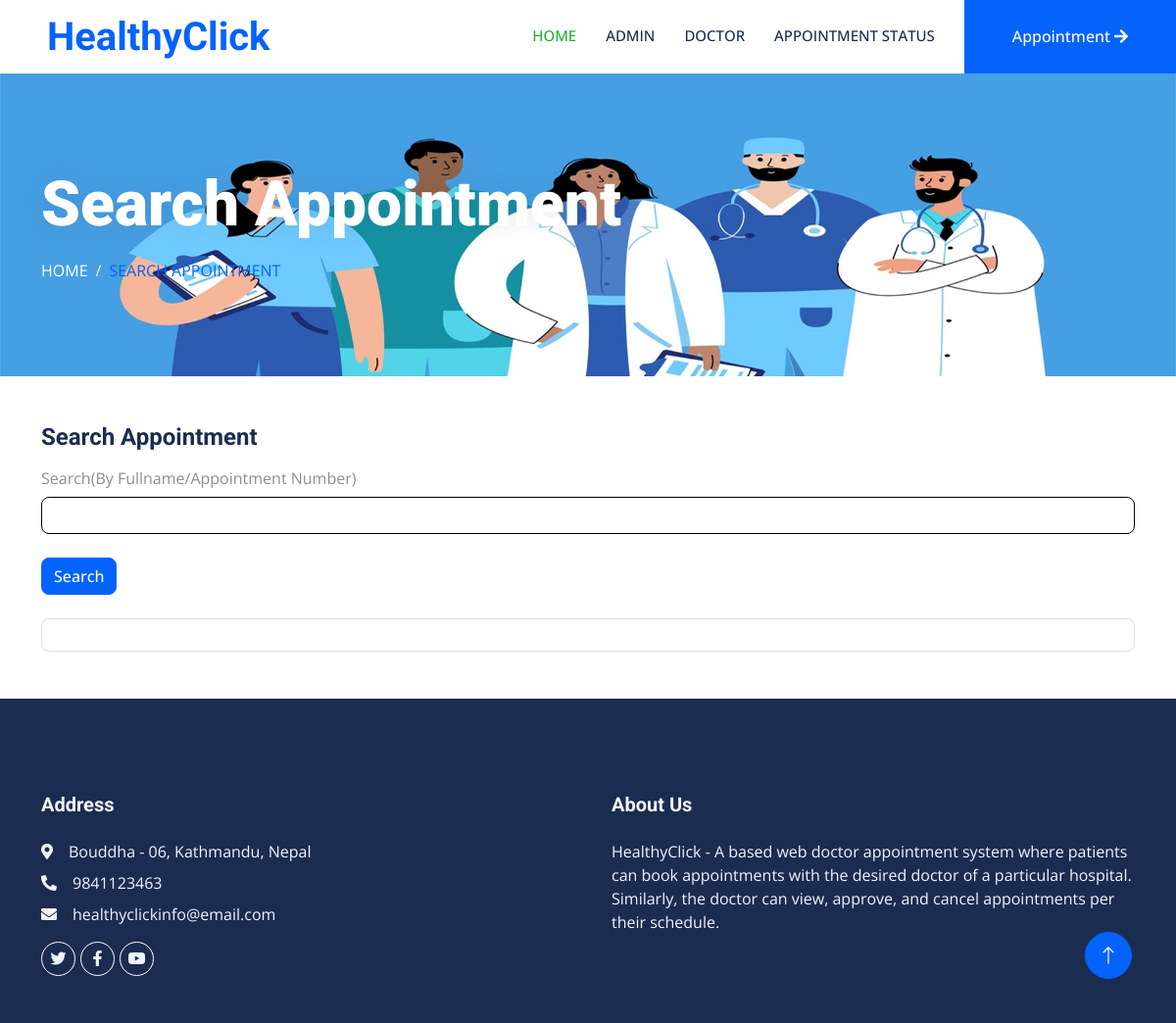
The app's page /User_SearchAppointment with its own data.
### dasapp/models.py (models this page shows, shortened)
class Page(models.Model):
    pagetitle = models.CharField(max_length=250)
    address = models.CharField(max_length=250)
    aboutus = models.TextField()
    email = models.EmailField(max_length=200)
    mobilenumber = models.IntegerField(default=0)
    created_at = models.DateTimeField(auto_now_add=True)
    updated_at = models.DateTimeField(auto_now=True)

### docappsystem/userviews.py (the view)
def User_Search_Appointments(request):
    page = Page.objects.all()
    if request.method == "GET":
        query = request.GET.get('query', '')
        if query:
            patient = Appointment.objects.filter(fullname__icontains=query) | Appointment.objects.filter(appointmentnumber__icontains=query)
            messages.info(request, "Search against " + query)
            context = {'patient': patient, 'query': query, 'page': page}
            return render(request, 'search-appointment.html', context)
        else:
            print("No Record Found")
            context = {'page': page}
            return render(request, 'search-appointment.html', context)
    context = {'page': page}
    return render(request, 'search-appointment.html', context)

### templates/search-appointment.html (shortened to what this page needs)
{% extends 'userbase.html' %}
{% load static %}
{% block content %}
<div class="container-fluid page-header py-5 mb-5 wow fadeIn" data-wow-delay="0.1s">
    <div class="container py-5">
        <h1 class="display-3 text-white mb-3 animated slideInDown">Search Appointment</h1>
        <nav aria-label="breadcrumb animated slideInDown">
            <ol class="breadcrumb text-uppercase mb-0">
                <li class="breadcrumb-item"><a class="text-white" href="{% url 'index' %}">Home</a></li>
                <li class="breadcrumb-item text-primary active" aria-current="page">Search Appointment</li>
            </ol>
        </nav>
    </div>
</div>
<div class="container-xxl py-12">
    <div class="container">
        <div class="row">
            <div class="col-sm-12">
                <div class="card-block">
                    <h4 class="sub-title">Search Appointment </h4>
                    <form  method="GET">
                        <div class="form-group row">
                            <label class="col-sm-12 col-form-label">Search(By Fullname/Appointment Number)</label>
                            <br>
                            <div class="col-sm-12">
                                <input type="text" id="query" name="query" class="form-control" style="border: solid #000 1px;" required="">
                            </div>
                        </div>
                    <br>
                        <button type="submit" class="btn btn-primary btn-user btn-block">Search</button>
                                </form>
                                </div>
                                <br>
            <div class="card card-table">
            <div class="card-body">
            </div>
            </div>
            </div>
            </div>
    </div>
</div>
{% endblock %}

### templates/userincludes/footer.html
{% load static %}
<div class="container-fluid bg-dark text-light footer mt-5 pt-5 wow fadeIn" data-wow-delay="0.1s">
    <div class="container py-5">
        <div class="row g-5">
            <div class="col-lg-6 col-md-6">
                <h5 class="text-light mb-4">Address</h5>
                {% for i in page %}
                <p class="mb-2"><i class="fa fa-map-marker-alt me-3"></i>{{i.address}}</p>
                <p class="mb-2"><i class="fa fa-phone-alt me-3"></i>{{i.mobilenumber}}</p>
                <p class="mb-2"><i class="fa fa-envelope me-3"></i>{{i.email}}</p>{% endfor %}
                <div class="d-flex pt-2">
                    <a class="btn btn-outline-light btn-social rounded-circle" href=""><i class="fab fa-twitter"></i></a>
                    <a class="btn btn-outline-light btn-social rounded-circle" href=""><i class="fab fa-facebook-f"></i></a>
                    <a class="btn btn-outline-light btn-social rounded-circle" href=""><i class="fab fa-youtube"></i></a>
                </div>
            </div>
            <div class="col-lg-6 col-md-6">
                <h5 class="text-light mb-4">About Us</h5>
                {% for i in page %}
                {{ i.aboutus }}{% endfor %}
            </div>
        </div>
    </div>
</div>
<a href="#" class="btn btn-lg btn-primary btn-lg-square rounded-circle back-to-top"><i class="bi bi-arrow-up"></i></a>

### static/css/style.css (style rules this page uses)
:root { --primary: #21af2b; --light: #EFF5FF; --dark: #1B2C51; }
.back-to-top { position: fixed; display: none; right: 45px; bottom: 45px; z-index: 99; }
.btn { font-weight: 500; transition: .5s; }
.btn.btn-primary, .btn.btn-secondary { color: #FFFFFF; }
.btn-lg-square { width: 48px; height: 48px; }
.btn-square, .btn-sm-square, .btn-lg-square { padding: 0; display: flex; align-items: center; justify-content: center; font-weight: normal; }
.page-header { background: url(../img/header-page.jpg) top center no-repeat; background-size: cover; text-shadow: 0 0 30px rgba(0, 0, 0, .1); }
.breadcrumb-item + .breadcrumb-item::before { color: var(--light); }
.footer .btn.btn-social { margin-right: 5px; width: 35px; height: 35px; display: flex; align-items: center; justify-content: center; color: var(--light); border: 1px solid #FFFFFF; transition: .3s; }

### records on screen
Page: address "Bouddha - 06, Kathmandu, Nepal", mobilenumber "9841123463", email "healthyclickinfo@email.com", aboutus "HealthyClick - A based web doctor appointment system where patients can book appointments with the desired doctor of a particular hospital. Similarly, the doctor can view, approve, and cancel appointments per their schedule."
